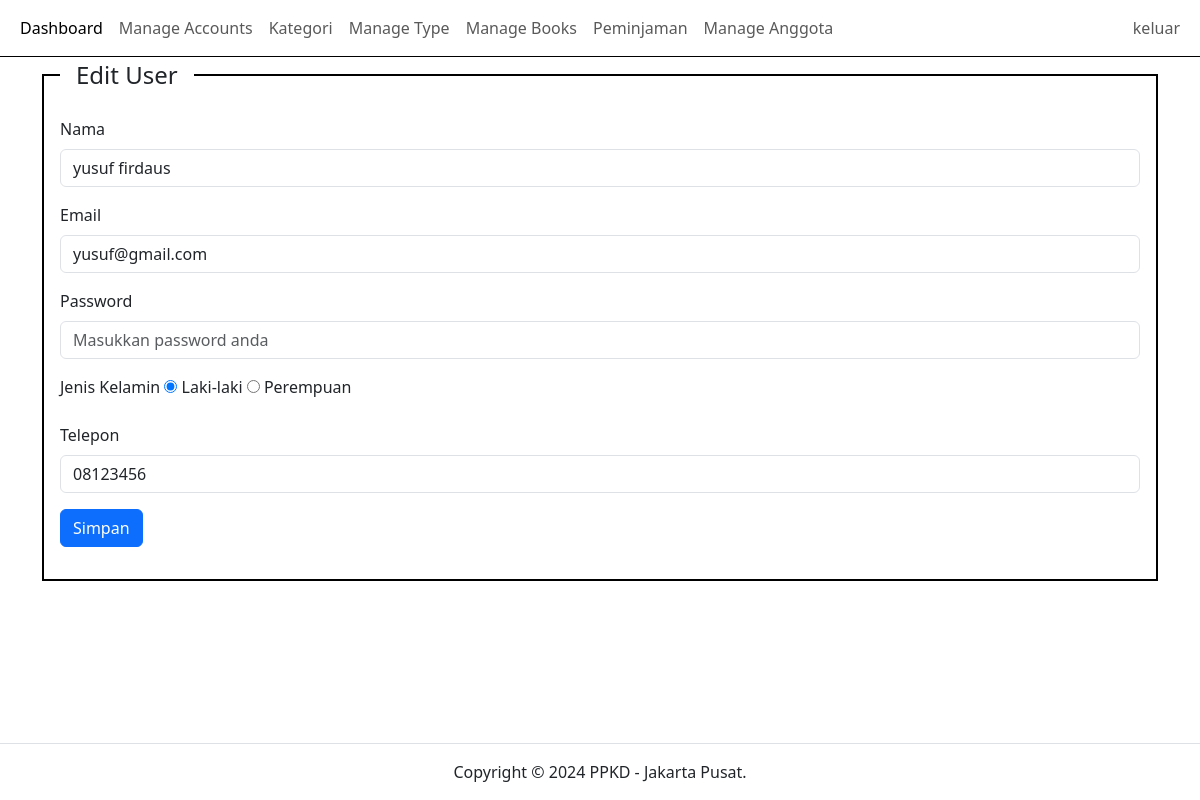
The page /index.php?pg=tambah-user&edit=4 (signed in) on the database its author committed.
### tables this page shows
CREATE TABLE `user` (
  `id` int(11) NOT NULL,
  `nama` varchar(50) NOT NULL,
  `email` varchar(50) NOT NULL,
  `password` varchar(100) NOT NULL,
  `jenis_kelamin` varchar(10) NOT NULL,
  `telepon` varchar(16) NOT NULL
);

### function/helper.php (called while the page is built)
<?php
function nameOfPage()
{
    if (isset($_GET['edit'])) {
        $label = "Edit";
    } else {
        $label = "Tambah";
    }
    return $label;
}

### content/tambah-user.php (the view, shortened to what this page needs)
<?php
$id = isset($_GET['edit']) ? $_GET['edit'] : '';
$editUser = mysqli_query(
    $koneksi,
    "SELECT * FROM user WHERE id = '$id'"
);
$rowEdit = mysqli_fetch_assoc($editUser);
?>
<div class="container">
    <div class="row">
        <div class="col-sm-12">
            <fieldset class="border border-black border-2 p-3">
                <legend class="float-none w-auto px-3"><?php echo nameOfPage() ?> User</legend>
                <form action="" method="post">
                    <div class="mb-3">
                        <label for="" class="form-label">Nama </label>
                        <input type="text"
                            class="form-control"
                            name="nama"
                            placeholder="Masukkan nama anda"
                            value="<?php echo isset($_GET['edit']) ? $rowEdit['nama'] : '' ?>">
                    </div>
                    <div class="mb-3">
                        <label for="" class="form-label">Email </label>
                        <input type="email"
                            class="form-control"
                            name="email"
                            placeholder="Masukkan email anda"
                            value="<?php echo isset($_GET['edit']) ? $rowEdit['email'] : '' ?>">
                    </div>
                    <div class="mb-3">
                        <label for="" class="form-label">Password </label>
                        <input type="password"
                            class="form-control"
                            name="password"
                            placeholder="Masukkan password anda">
                    </div>
                    <div class="mb-3">
                        <label for="" class="form-label">Jenis Kelamin </label>
                        <input type="radio"
                            name="jenis_kelamin"
                            value="Laki-laki"
                            <?php echo isset($_GET['edit']) ? ($rowEdit['jenis_kelamin'] == 'Laki-laki' ? 'checked' : '') : '' ?>> Laki-laki
                        <input type="radio"
                            name="jenis_kelamin"
                            value="Perempuan"
                            <?php echo isset($_GET['edit']) ? ($rowEdit['jenis_kelamin'] == 'Perempuan' ? 'checked' : '') : '' ?>> Perempuan
                    </div>
                    <div class="mb-3">
                        <label for="" class="form-label">Telepon </label>
                        <input type="number"
                            class="form-control"
                            name="telepon"
                            placeholder="Masukkan telepon anda"
                            value="<?php echo isset($_GET['edit']) ? $rowEdit['telepon'] : '' ?>">
                    </div>
                    <div class="mb-3">
                        <button name="<?php echo isset($_GET['edit']) ? 'edit' : 'tambah' ?>" class="btn btn-primary" type="submit">Simpan</button>
                    </div>
                </form>
            </fieldset>
        </div>
    </div>
</div>

### rows shown on the page
user: nama "yusuf firdaus", email "yusuf@gmail.com", jenis_kelamin "☑", telepon "08123456"

### other values the page prints
nameOfPage() "Edit"
